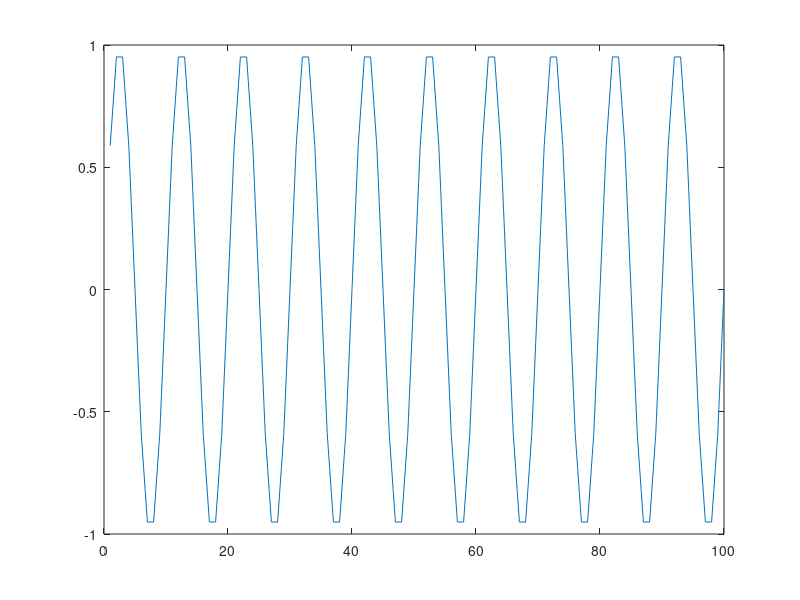
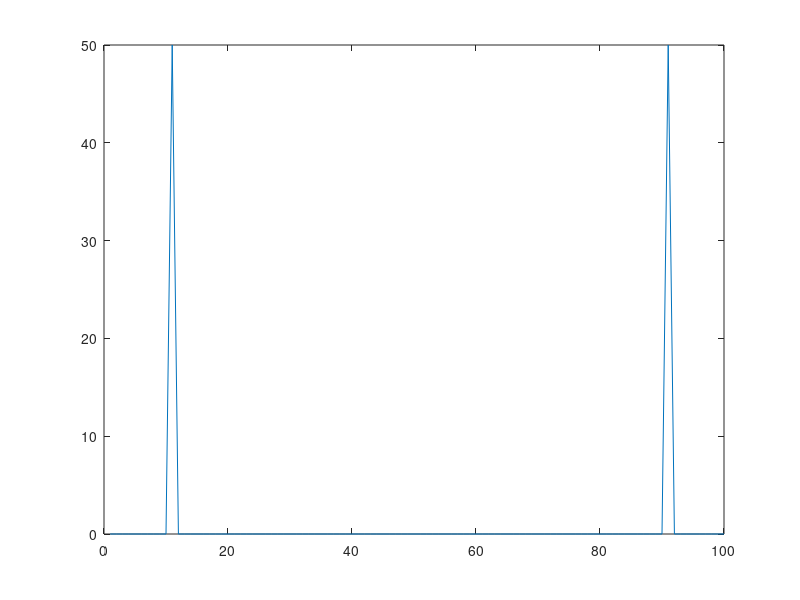
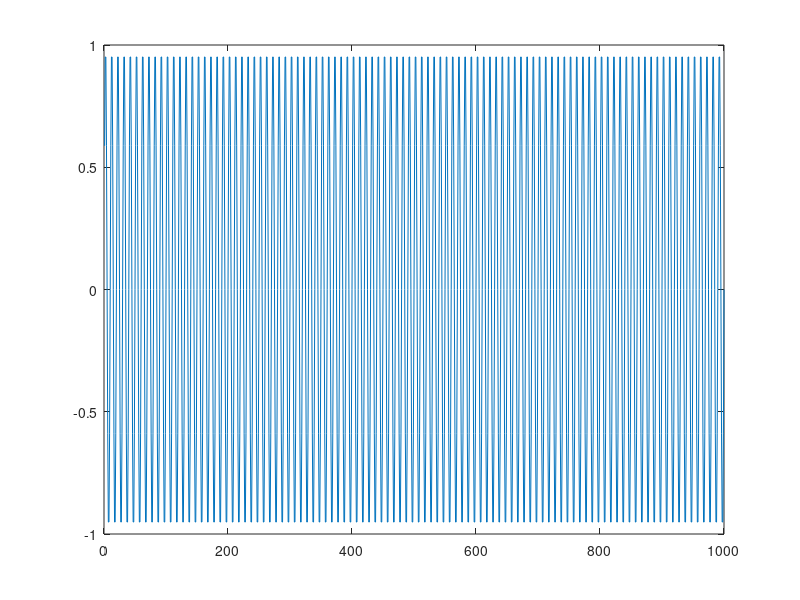
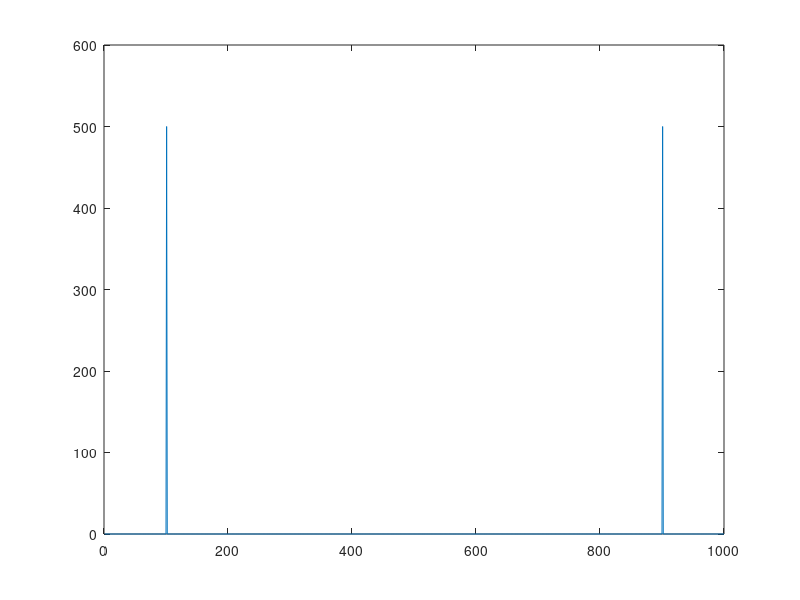

The MATLAB script that drew these images, in order:
% i/2[d(f+f0)-d(f-f0)]
fe = 2000;
f0 = 200;
duration = 0.05;
N = fe*duration;
t = (1:N)/fe;
y = sin(2*pi*f0*t);
plot(y);
figure;
f = fft(y);
plot(abs(f));
figure;
duration = 0.5;
N = fe*duration;
t = (1:N)/fe;
y = sin(2*pi*f0*t);
plot(y);
figure;
f = fft(y);
plot(abs(f));